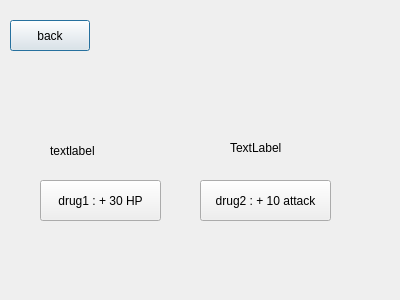
<?xml version="1.0" encoding="UTF-8"?>
<ui version="4.0">
 <class>packchoice</class>
 <widget class="QDialog" name="packchoice">
  <property name="geometry">
   <rect>
    <x>0</x>
    <y>0</y>
    <width>400</width>
    <height>300</height>
   </rect>
  </property>
  <property name="windowTitle">
   <string>Dialog</string>
  </property>
  <widget class="QPushButton" name="pushButton">
   <property name="geometry">
    <rect>
     <x>10</x>
     <y>20</y>
     <width>80</width>
     <height>31</height>
    </rect>
   </property>
   <property name="text">
    <string>back</string>
   </property>
  </widget>
  <widget class="QPushButton" name="pushButton_2">
   <property name="geometry">
    <rect>
     <x>40</x>
     <y>180</y>
     <width>121</width>
     <height>41</height>
    </rect>
   </property>
   <property name="text">
    <string>drug1 : + 30 HP</string>
   </property>
  </widget>
  <widget class="QPushButton" name="pushButton_3">
   <property name="geometry">
    <rect>
     <x>200</x>
     <y>180</y>
     <width>131</width>
     <height>41</height>
    </rect>
   </property>
   <property name="text">
    <string>drug2 : + 10 attack</string>
   </property>
  </widget>
  <widget class="QLabel" name="label">
   <property name="geometry">
    <rect>
     <x>50</x>
     <y>135</y>
     <width>101</width>
     <height>31</height>
    </rect>
   </property>
   <property name="text">
    <string>textlabel</string>
   </property>
  </widget>
  <widget class="QLabel" name="label_2">
   <property name="geometry">
    <rect>
     <x>230</x>
     <y>140</y>
     <width>81</width>
     <height>16</height>
    </rect>
   </property>
   <property name="text">
    <string>TextLabel</string>
   </property>
  </widget>
 </widget>
 <resources/>
 <connections/>
</ui>
